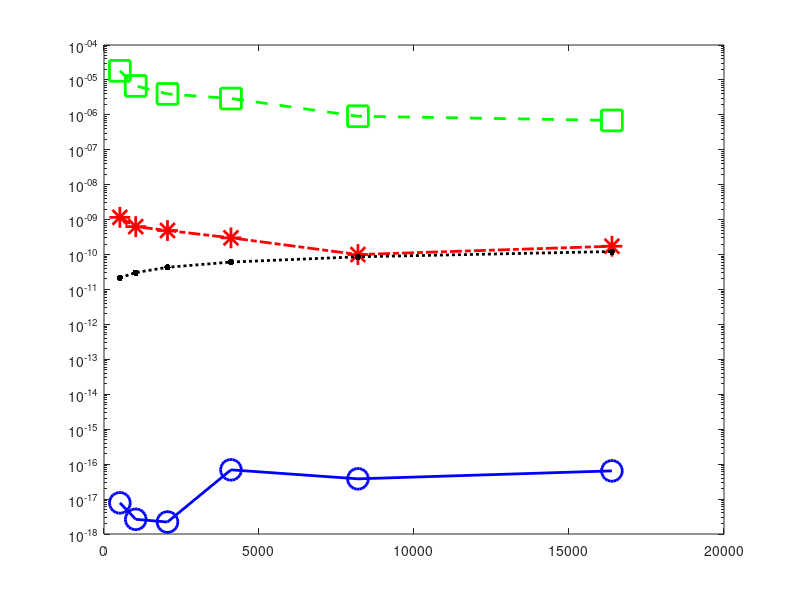

This chart was generated by the following MATLAB code: (Note: this script raises an error after producing the figure.)
function fintplot2()

    sizes = [2^9 2^10 2^11 2^12 2^13 2^14];
    lineWidth = 2;
    markerSize = 15;
    
    n_size = size(sizes, 2);
    
    %% test1
    fontSize = 18;
    load("temp2/rev2_prod2_err_back1.mat");
    load("temp2/rev2_prod2_err_back2.mat");
    load("temp2/rev2_prod2_ref_err_back.mat");
    load("temp2/rev2_prod2_bound.mat");
    
    %% plot 1
    figure()
    set(gcf, 'Position',  [10 10 800 650])
    
    semilogy(sizes, ref_err_back_list,'-b', 'Marker', 'o', 'MarkerSize',markerSize, 'Linewidth',lineWidth)
    hold on 
    semilogy(sizes, err_back_list1,'-.r', 'Marker', '*', 'MarkerSize',markerSize, 'Linewidth',lineWidth)
    hold on 
    semilogy(sizes, err_back_list2,'--g', 'Marker', 's', 'MarkerSize',markerSize, 'Linewidth',lineWidth)
    hold on 
    semilogy(sizes, err_bound_list,':k', 'Marker', '.', 'MarkerSize',markerSize, 'Linewidth',lineWidth)
    hold on 
    
    h = legend('fp64', ...
               'fp32', ...
               'f16', ...
               'error bound', ...
         'NumColumns', 4, 'Location', 'Best', 'FontSize', fontSize, BackgroundAlpha=.3);
    
    legend boxoff
    rect = [0.5, 0.01, 0, 0.05];
    set(h, 'Position', rect);
    grid on;
    set(gca,'xtick',sizes,'xticklabel',{'2^{9}', '2^{10}', '2^{11}', '2^{12}', '2^{13}', '2^{14}'}, 'fontsize',fontSize);
    % title("test 1")
    exportgraphics(gca, 'figures/rev2_mv2_test1.pdf')
    hold off
    
    
    
    
    
    
    %% kernel matrix 3
    fontSize = 19;
    load("temp2/rev2_prod3_err_back1.mat");
    load("temp2/rev2_prod3_err_back2.mat");
    load("temp2/rev2_prod3_ref_err_back.mat");
    load("temp2/rev2_prod3_bound.mat");
    
    
    %% test2
    figure()
    set(gcf, 'Position',  [10 10 800 650])
    
    semilogy(sizes, ref_err_back_list,'-b', 'Marker', 'o', 'MarkerSize',markerSize, 'Linewidth',lineWidth)
    hold on 
    semilogy(sizes, err_back_list1,'-.r', 'Marker', '*', 'MarkerSize',markerSize, 'Linewidth',lineWidth)
    hold on 
    semilogy(sizes, err_back_list2,'--g', 'Marker', 's', 'MarkerSize',markerSize, 'Linewidth',lineWidth)
    hold on 
    semilogy(sizes, err_bound_list,':k', 'Marker', '.', 'MarkerSize',markerSize, 'Linewidth',lineWidth)
    hold on 
    h = legend('fp64', ...
               'fp32', ...
               'f16', ...
               'error bound', ...
         'NumColumns',4, 'Location', 'Best', 'FontSize', fontSize, BackgroundAlpha=.3);
    legend boxoff
    rect = [0.5, 0.01, 0, 0.05];
    set(h, 'Position', rect);
    grid on;
    set(gca,'xtick',sizes,'xticklabel',{'2^{9}', '2^{10}', '2^{11}', '2^{12}', '2^{13}', '2^{14}'}, 'fontsize',fontSize);
    % title('test 2')
    exportgraphics(gca, 'figures/rev2_mv2_test2.pdf')
    hold off
    
    %% test3
    fontSize = 19;
    load("temp2/rev2_prod4_err_back1.mat");
    load("temp2/rev2_prod4_err_back2.mat");
    load("temp2/rev2_prod4_ref_err_back.mat");
    load("temp2/rev2_prod4_bound.mat");
    
    %% plot 1
    figure()
    set(gcf, 'Position',  [10 10 800 650])
    
    semilogy(sizes, ref_err_back_list,'-b', 'Marker', 'o', 'MarkerSize',markerSize, 'Linewidth',lineWidth)
    hold on 
    semilogy(sizes, err_back_list1,'-.r', 'Marker', '*', 'MarkerSize',markerSize, 'Linewidth',lineWidth)
    hold on 
    semilogy(sizes, err_back_list2,'--g', 'Marker', 's', 'MarkerSize',markerSize, 'Linewidth',lineWidth)
    hold on 
    semilogy(sizes, err_bound_list,':k', 'Marker', '.', 'MarkerSize',markerSize, 'Linewidth',lineWidth)
    hold on 
    h = legend('fp64', ...
               'fp32', ...
               'f16', ...
               'error bound', ...
         'NumColumns',4, 'Location', 'Best', 'FontSize', fontSize, BackgroundAlpha=.3);
    legend boxoff
    rect = [0.5, 0.01, 0, 0.05];
    set(h, 'Position', rect);
    grid on;
    set(gca,'xtick',sizes,'xticklabel',{'2^{9}', '2^{10}', '2^{11}', '2^{12}', '2^{13}', '2^{14}'}, 'fontsize',fontSize);
    % title('test 3')
    exportgraphics(gca, 'figures/rev2_mv3_test3.pdf')
    hold off

end
